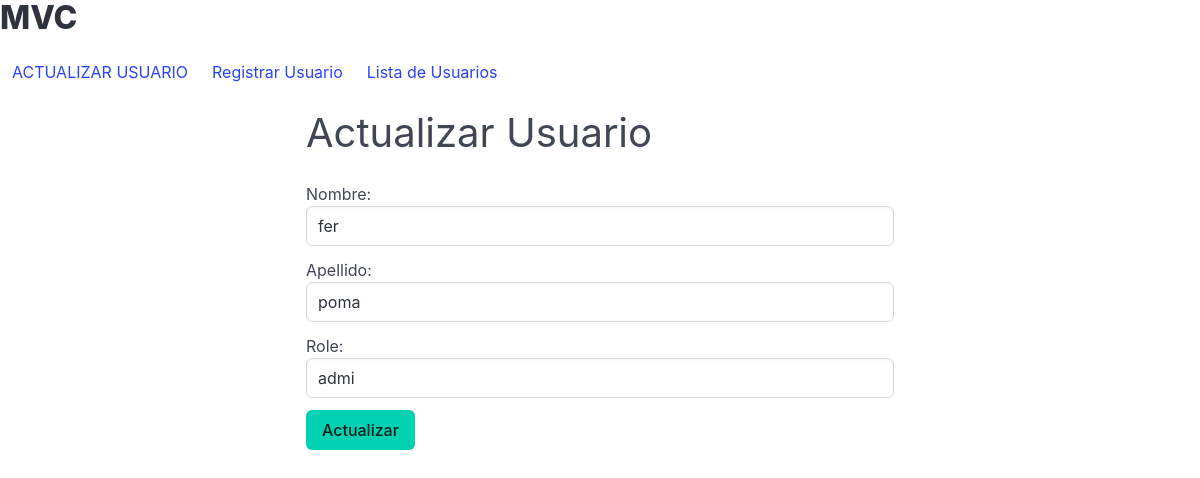
The app's page /users/2/update (signed in) with its own data.
### app/models/user_model.py (models this page shows, shortened)
class User(UserMixin, db.Model): #con herencia de UserMixin, db.Model
    __tablename__ = "users"
    id = db.Column(db.Integer, primary_key=True)
    first_name = db.Column(db.String(50), nullable=False)
    last_name = db.Column(db.String(50), nullable=False)
    username = db.Column(db.String(100), unique=True, nullable=False)
    role = db.Column(db.String(100), nullable=False)
    password_hash = db.Column(db.String(128), nullable=False)
    @staticmethod
    def get_by_id(id):
        return User.query.get(id)

### app/controllers/user_controller.py (the view, shortened to what this page needs)
@user_bp.route("/users/<int:id>/update", methods=["GET", "POST"])
@login_required
def update_user(id):
    user = User.get_by_id(id)
    if not user:
        return "Usuario no encontrado", 404
    return user_view.actualizar(user)

### app/run.py (called while the page is built)
@login_manager.user_loader
def load_user(user_id):
    return User.query.get(int(user_id))

### app/views/user_view.py (called while the page is built)
def actualizar(user):
    return render_template("actualizar.html", title="Actualizar usuario", user=user)

### app/templates/actualizar.html
{% extends 'base.html' %}
{% block content %}
<h2 class="subtitle is-2">Actualizar Usuario</h2>
<form method="post" action="/users/{{ user.id }}/update">
    <div class="field">
        <label for="first_name">Nombre:</label>
        <div class="control">
            <input type="text" id="first_name" name="first_name"
            required class="input" value="{{ user.first_name }}">
        </div>
    </div>
    <div class="field">
        <label for="last_name">Apellido:</label>
        <div class="control">
            <input type="text" id="last_name" name="last_name"
            required class="input" value="{{ user.last_name }}">
        </div>
    </div>
    <div class="field">
        <label for="role">Role:</label>
        <div class="control">
            <input type="text" id="role" name="role"
            required class="input" value="{{ user.role }}">
        </div>
    </div>
    <input type="submit" value="Actualizar" class="button is-primary">
{% endblock %}

### records on screen
User: first_name "fer", last_name "poma", role "admi"

### other values on screen
{{ title.upper() }} "ACTUALIZAR USUARIO"
